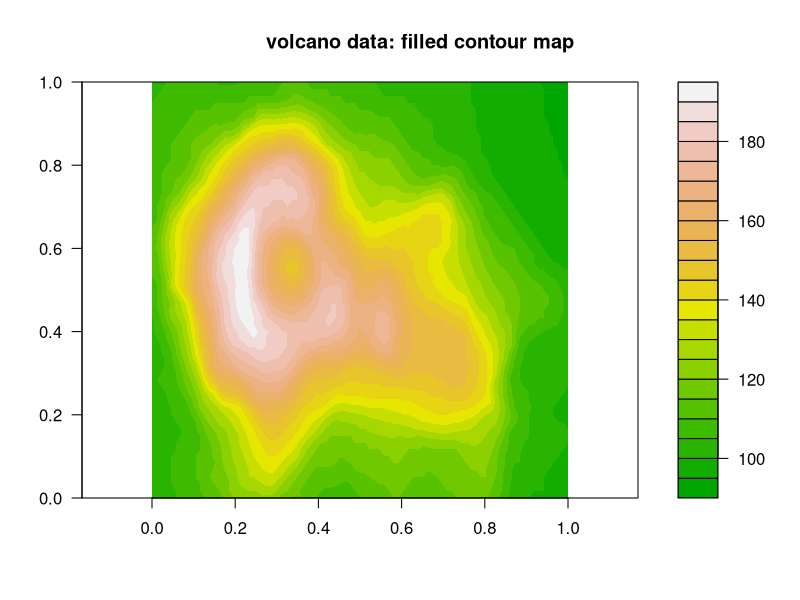
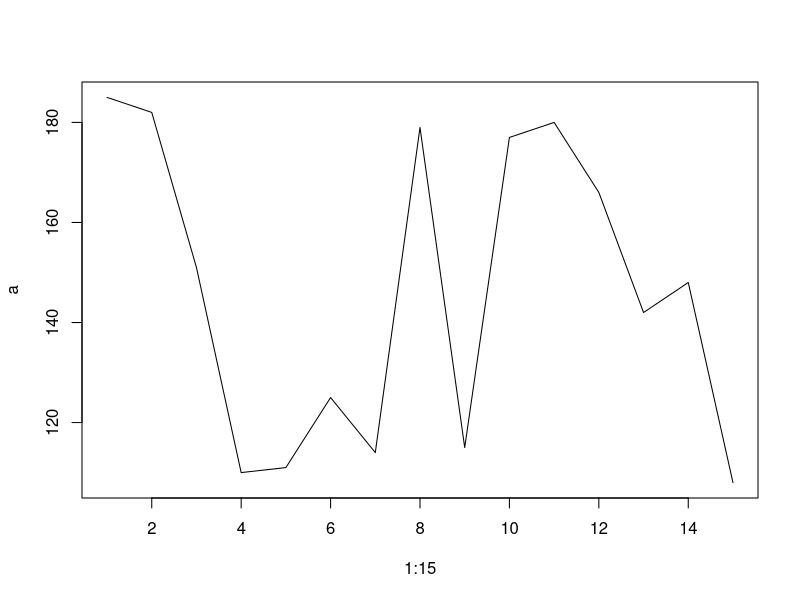

Source code (R) for these figures, in order:
require(grDevices)
require(graphics)
filled.contour(volcano, color.palette = terrain.colors, asp = 1)
title(main = "volcano data: filled contour map")

x = sample(1:87, 15)
y = sample(1:61, 15)
a = sample(1:15)
max = 0

for (i in 1:15) {
  for (j in 1:15) {
    a[i] = volcano[x[i],y[j]]
    if (a[i] > max) {
      max = a[i]
    }
  }
} 

plot(1:15, a, type = 'l')
print(max)